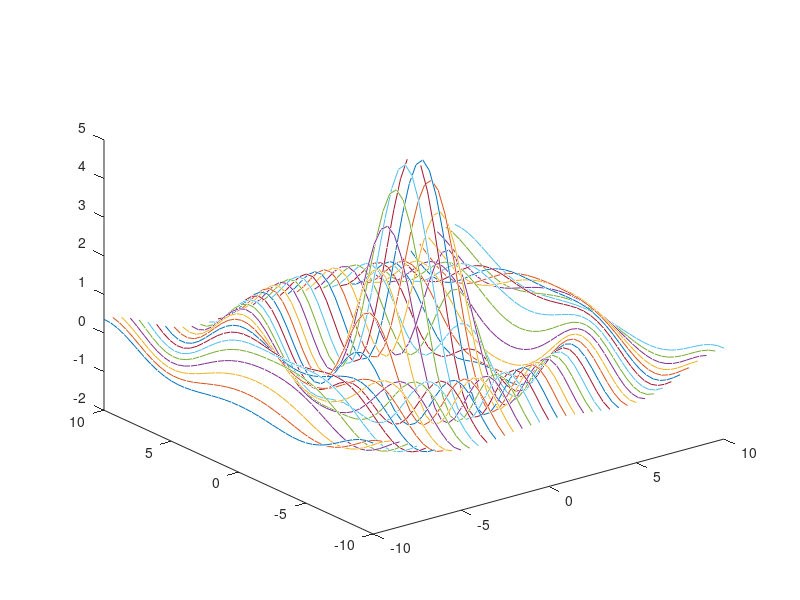
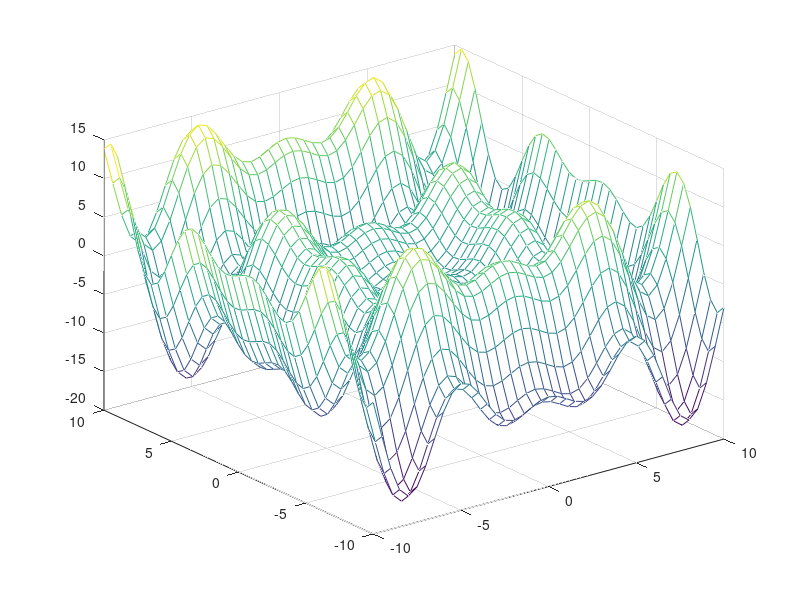

These charts were generated, in order, by the following MATLAB code:
[x1,y1] = meshgrid(-10:0.5:10,-10:0.5:10);
a = input("a = ");
z1 = a .* sin(sqrt(x1.^2+y1.^2))./sqrt(x1.^2+y1.^2);
figure;
plot3(x1,y1,z1);
[x2,y2] = meshgrid(-10:0.5:10,-10:0.5:10);
z2 = -x2.*sin(x2)-y2.*cos(y2);
figure;
mesh(x2,y2,z2);